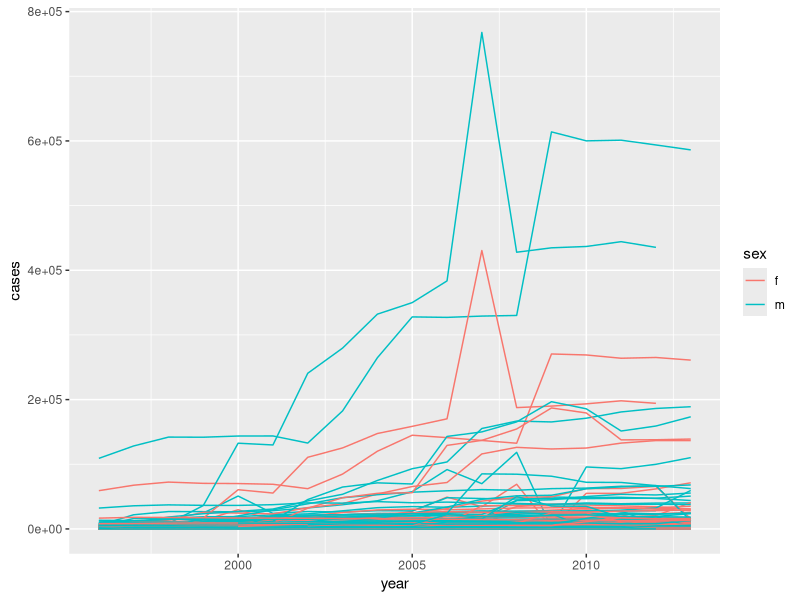

Generate this figure with R:
## ---- chunk 1
library(tidyverse)
knitr::opts_chunk$set(echo = TRUE)
tidyr::who

who1 <- who %>%
  gather(new_sp_m014:newrel_f65, key = "key", value = "cases", na.rm = TRUE)
who2 <- who1 %>%
 mutate(key = stringr::str_replace(key, "newrel", "new_rel"))

who3 <- who2 %>%
  separate(key, c("new", "type", "sexage"), sep = "_")
who4 <- who3 %>%
  select(-new, -iso2, -iso3)
who5 <- who4 %>%
  separate(sexage, c("sex", "age"), sep = 1)

## ---- chunk 2

who2a <- who %>%
  gather(new_sp_m014:newrel_f65, key = "key", value = "cases", na.rm = TRUE)

## ---- chunk 3

who3a <- who2a %>% 
  separate(key, c("new", "type", "sexage"), sep = "_")

## ---- chunk 4

who3n <- who2 %>% 
  separate(key, c("new", "type", "sexage"), sep = "_")

filter(who3n, new == "newrel") %>% head()

## ---- chunk 5

select(who3, country, iso2, iso3) %>%
  distinct() %>%
  group_by(country) %>%
  filter(n() > 1)


## ---- chunk 6

who5 %>% group_by(country, year, sex) %>%
   filter(year > 1995) %>%
   summarise(cases = sum(cases)) %>%
   unite(country_sex, country, sex, remove = FALSE) %>%
   ggplot(aes(x=year, y = cases)) + geom_line(aes(group = country_sex, color = sex))



